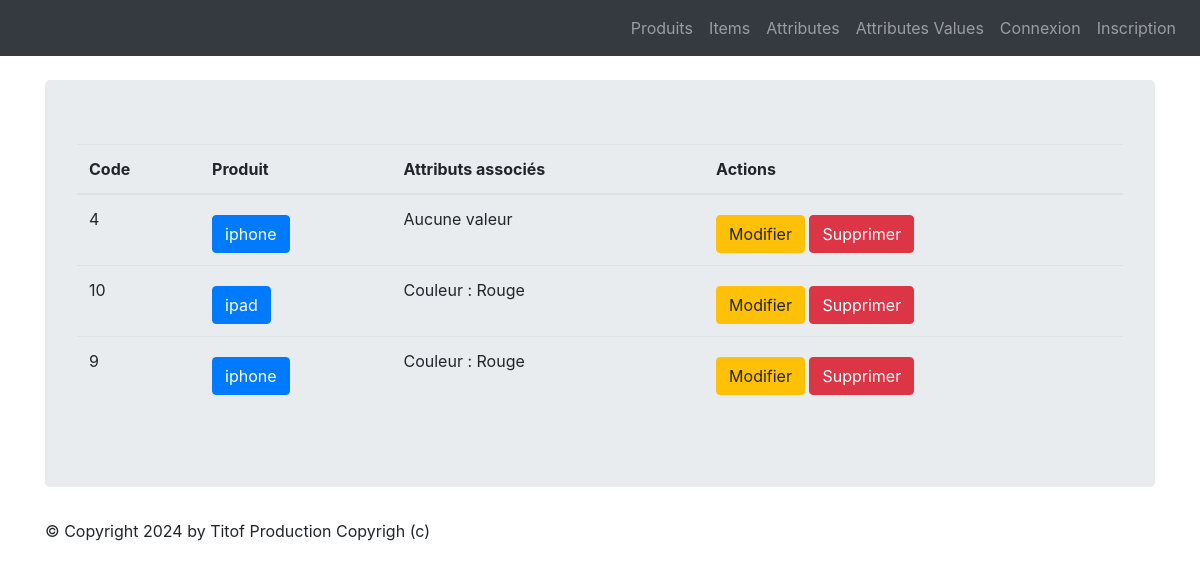
The page /monapp/items/list on the database as committed earlier.
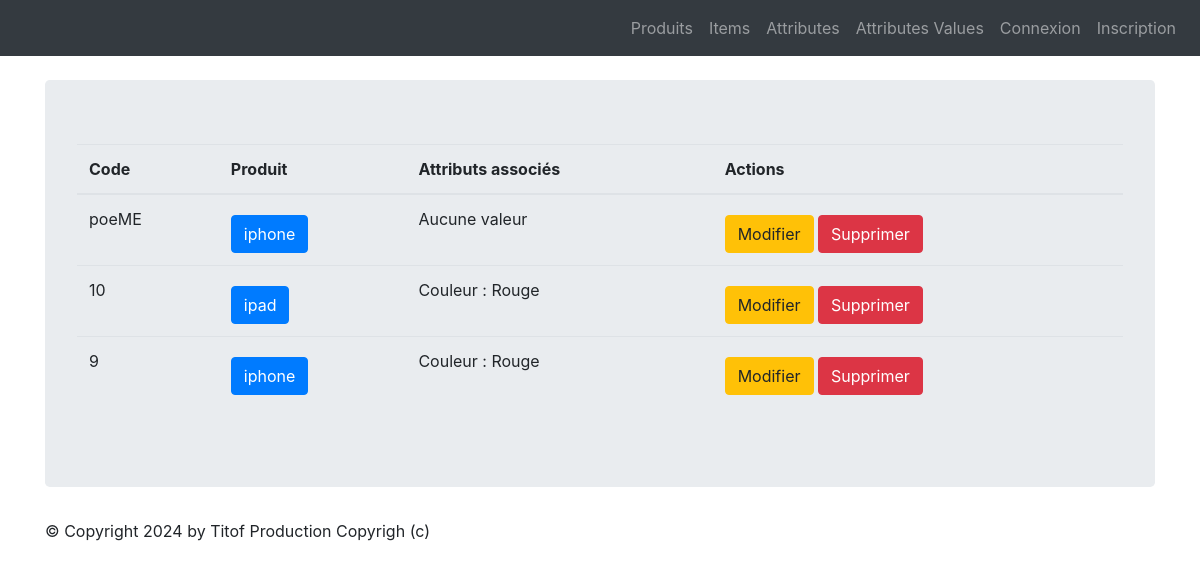
The same page on the database as committed later.
### monapp/models.py (models this page shows, shortened)
class ProductItem(models.Model):
    class Meta:
        verbose_name = "Déclinaison Produit"
    color   = models.CharField(max_length=100)
    code    = models.CharField(max_length=10, null=True, blank=True, unique=True)
    product = models.ForeignKey('Product', on_delete=models.CASCADE)
    attributes  = models.ManyToManyField("ProductAttributeValue", related_name="product_item", null=True, blank=True)

class Product(models.Model):
    class Meta:
        verbose_name = "Produit"
    name          = models.CharField(max_length=100)
    code          = models.CharField(max_length=10, null=True, blank=True, unique=True)
    price_ht      = models.DecimalField(max_digits=8, decimal_places=2,  null=True, blank=True, verbose_name="Prix unitaire HT")
    price_ttc     = models.DecimalField(max_digits=8, decimal_places=2,  null=True, blank=True, verbose_name="Prix unitaire TTC")
    status        = models.SmallIntegerField(choices=PRODUCT_STATUS, default=0)
    date_creation =  models.DateTimeField(default=timezone.now, blank=True, verbose_name="Date création")

### monapp/views.py (the view)
# urls.py: path("items/list",views.ProductItemListView.as_view(),name="items-list"),
class ProductItemListView(ListView):
    model = ProductItem
    template_name = "monapp/list_items.html"
    context_object_name = "productitems"
    def get_queryset(self ):
        query = self.request.GET.get('search')
        if query:
            return ProductItem.objects.filter(code__icontains=query)
        return ProductItem.objects.all()
    def get_context_data(self, **kwargs):
        context = super(ProductItemListView, self).get_context_data(**kwargs)
        context['titremenu'] = "Liste des déclinaisons"
        return context

### monapp/templates/monapp/list_items.html (shortened to what this page needs)
{% extends 'monapp/base.html' %}
{% block contenu %}
<table class="table">
<thead>
<th>Code</th>
<th>Produit</th>
<th>Attributs associés</th>
<th>Actions</th>
</thead>
<tbody>
{% for item in productitems %}
<tr>
<td>{{ item.code }}</a></td>
<td><a href="{% url 'items-detail' item.id %}" class="btn btn-primary mt-2">{{ item.product.name }}</a></td>
<td>{% for attribute in item.attributes.all %}
<p>{{ attribute.product_attribute.name }} : {{attribute.value }}</p>
{% empty %}
<p>Aucune valeur</p>
{% endfor %}
</td>
<td>
<a href="{% url 'item-update' item.id %}" class="btn btn-warning mt-2">Modifier</a>
<a href="{% url 'item-delete' item.id %}" class="btn btn-danger mt-2">Supprimer</a>
</td>
</tr>
{% endfor %}
</tbody>
</table>
{% endblock %}

Rows that differ between the two databases and show on the page:
changed ProductItem: code "4" → "poeME"
